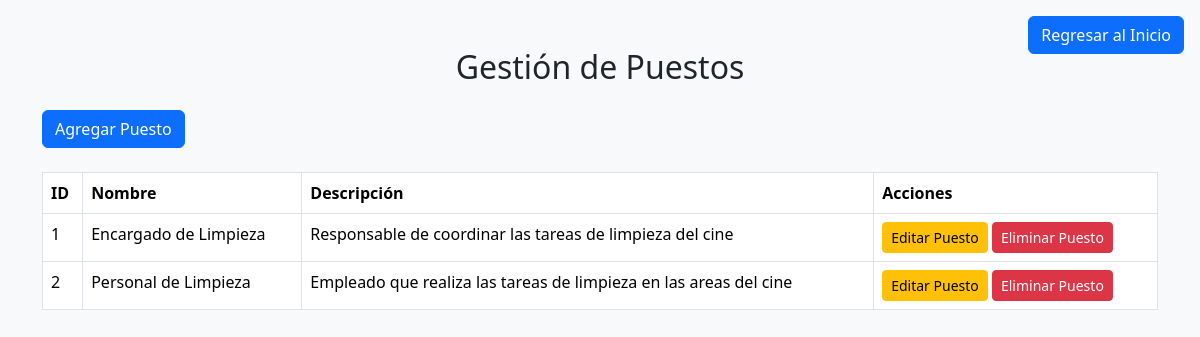
Screenshot of /pagina/gestionPuestos.php (signed in) with the database file from the repository.
### tables this page shows
CREATE TABLE `puesto` (
  `IdPuesto` int(11) NOT NULL,
  `nombrePuesto` varchar(30) NOT NULL,
  `DescripcionPuesto` varchar(200) NOT NULL
);

### pagina/gestionPuestos.php (the view, shortened to what this page needs)
<?php
include('conexion.php');
function obtenerPuestos($conexion) {
    $sql = "SELECT * FROM puesto";
    return $conexion->query($sql);
}
$puestos = obtenerPuestos($conexion);
$inicio = 'login.php';
if (isset($_SESSION['idPuesto'])) {
    if ($_SESSION['idPuesto'] == 1) {
        $inicio = 'index_admin.php';
    } elseif ($_SESSION['idPuesto'] == 2) {
        $inicio = 'index_empleado.php';
    }
}
?>
<!DOCTYPE html>
<html lang="es">
<head>
    <link href="css/bootstrap.min.css" rel="stylesheet">
</head>
<body class="bg-light">
    <div class="container mt-5">
        <h2 class="text-center mb-4">Gestión de Puestos</h2>
        <button class="btn btn-primary mb-4" data-bs-toggle="modal" data-bs-target="#modalAgregar">Agregar Puesto</button>
        <table class="table table-bordered">
            <thead>
                <tr>
                    <th>ID</th>
                    <th>Nombre</th>
                    <th>Descripción</th>
                    <th>Acciones</th>
                </tr>
            </thead>
            <tbody>
                <?php while ($puesto = $puestos->fetch_assoc()) { ?>
                    <tr>
                        <td><?= $puesto['IdPuesto']; ?></td>
                        <td><?= htmlspecialchars($puesto['nombrePuesto']); ?></td>
                        <td><?= htmlspecialchars($puesto['DescripcionPuesto']); ?></td>
                        <td>
                            <button class="btn btn-warning btn-sm" data-bs-toggle="modal" data-bs-target="#modalEditar<?= $puesto['IdPuesto']; ?>">Editar Puesto</button>
                            <button class="btn btn-danger btn-sm" onclick="confirmarEliminacion(<?= $puesto['IdPuesto']; ?>)">Eliminar Puesto</button>
                        </td>
                    </tr>
                <?php } ?>
            </tbody>
        </table>
    </div>
    <a href="<?= $inicio; ?>" class="btn btn-primary position-fixed top-0 end-0 m-3">Regresar al Inicio</a>
</body>
</html>

### rows the page displays
puesto: IdPuesto "1", nombrePuesto "Encargado de Limpieza", DescripcionPuesto "Responsable de coordinar las tareas de limpieza del cine"
puesto: IdPuesto "2", nombrePuesto "Personal de Limpieza", DescripcionPuesto "Empleado que realiza las tareas de limpieza en las areas del cine"
